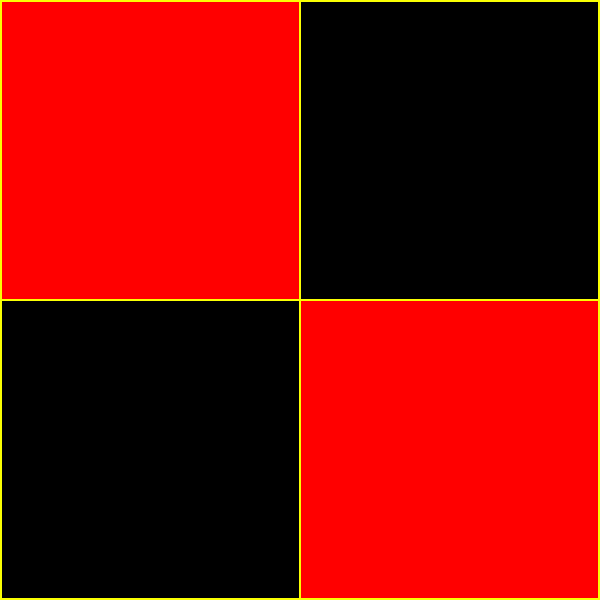
Frame 1 (no input)
Frame 60 (the mouse pressed at the canvas centre just before this capture): identical to frame 1, image omitted
Frame 120 (the mouse held since frame 60 and released just before this capture): identical to frame 1, image omitted

The Processing sketch that drew this single still picture (run headless with seeded random() and noise(); from frame 60 on, the mouse is pressed at the canvas centre):

// Processing sketch: Question_1
// ── Question_1.pde

void setup()
{
  size(600, 600);
  background(250,255,3);
  rectMode(CENTER);

}

void draw()
{
  
  float spaceBetween = 2;
  float rectWidth = (width/2) - 1.5*spaceBetween;
  float rectHeight = (height/2) - 1.5*spaceBetween;
  
  float rectX1 = (rectWidth/2) + spaceBetween;
  float rectY1 = (rectHeight/2) + spaceBetween;
  float rectX2 = rectWidth + (rectWidth/2) + 2*spaceBetween;
  float rectY2 = rectY1;
  float rectX3 = rectX1;
  float rectY3 = rectHeight + (rectHeight/2) + 2*spaceBetween;
  float rectX4 = rectX2;
  float rectY4 = rectY3;
  
  
  //Square 1 - red, row 1, left square 
  
  noStroke();
  fill(255, 0, 0);
  rect(rectX1, rectY1, rectWidth, rectHeight);
  
  
  //Square 2 - black, row 1, right square 
  noStroke();
  fill(0);
  rect(rectX2, rectY2, rectWidth, rectHeight);
  
  
  //Spquare 3 - black, row 2, left square 
  noStroke();
  fill(0);
  rect(rectX3, rectY3, rectWidth, rectHeight);
  
  
  //Square 4 - red, row 2, right square 
  noStroke();
  fill(255, 0, 0);
  rect(rectX4, rectY4, rectWidth, rectHeight);  
  

}
